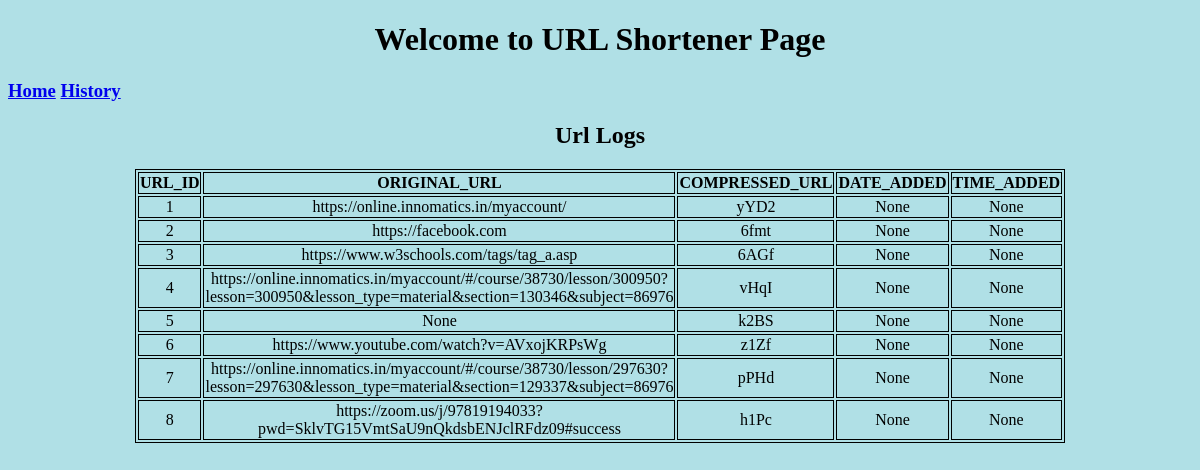
The app's page /history, older data.
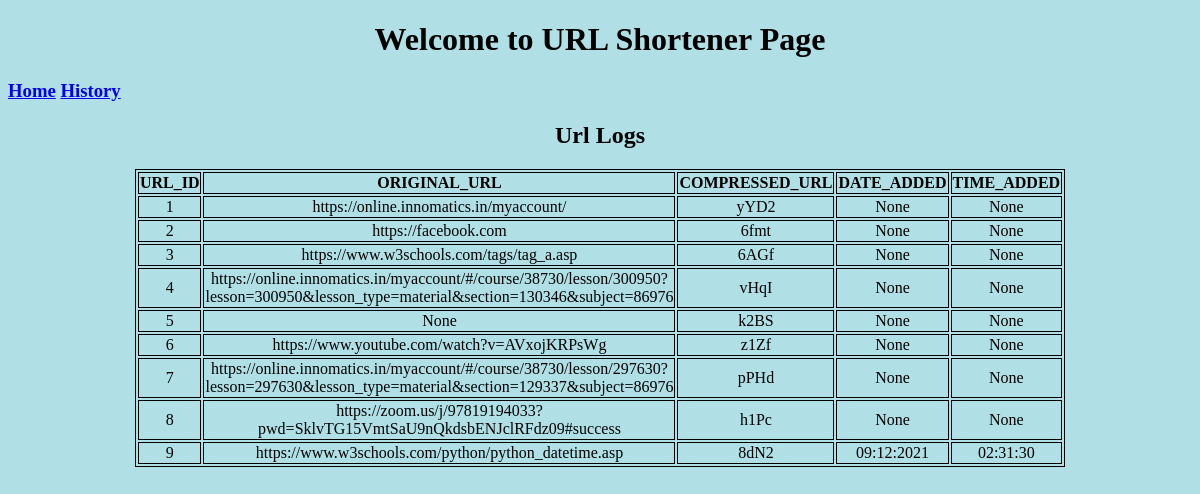
The same page, newer data.
### app.py (models this page shows, shortened)
class Urls(db.Model):
    __tablename__ = "url_table"
    id_ = db.Column("id_", db.Integer, primary_key=True)
    long = db.Column("long", db.String())
    short = db.Column("short", db.String(10))
    date= db.Column("date",db.String())
    time=db.Column("time",db.String())

### app.py (the view)
@app.route('/history')
def display_all():
    return render_template('history.html', vals=Urls.query.all())

### templates/history.html (shortened to what this page needs)
{% extends "base.html" %}
{% block content %}
<body>
<center>
    <p style="color:cornsilk; font-weight: bolder; font-size: larger;"><h2>Url Logs</h2></p>
<table style="width:10%">
    <tr>
        <th ><center>URL_ID</center></th>
        <th ><center>ORIGINAL_URL</center></th>
        <th ><center>COMPRESSED_URL</center></th>
        <th ><center>DATE_ADDED</center></th>
        <th ><center>TIME_ADDED</center></th>
    </tr>
{% for key in vals %}
<tr>
    <td ><center>{{key.id_}}</center></td>
    <td ><center>{{key.long}}</center></td>
    <td ><center>{{key.short}}</center></td>
    <td ><center>{{key.date}}</center></td>
    <td ><center>{{key.time}}</center></td>
</tr>
{% endfor %}
</body>
{% endblock %}

Row changes from the older to the newer data that the page shows:
added Urls: id_ "9", long "https://www.w3schools.com/python/python_datetime.asp", short "8dN2", date "09:12:2021", time "02:31:30"
